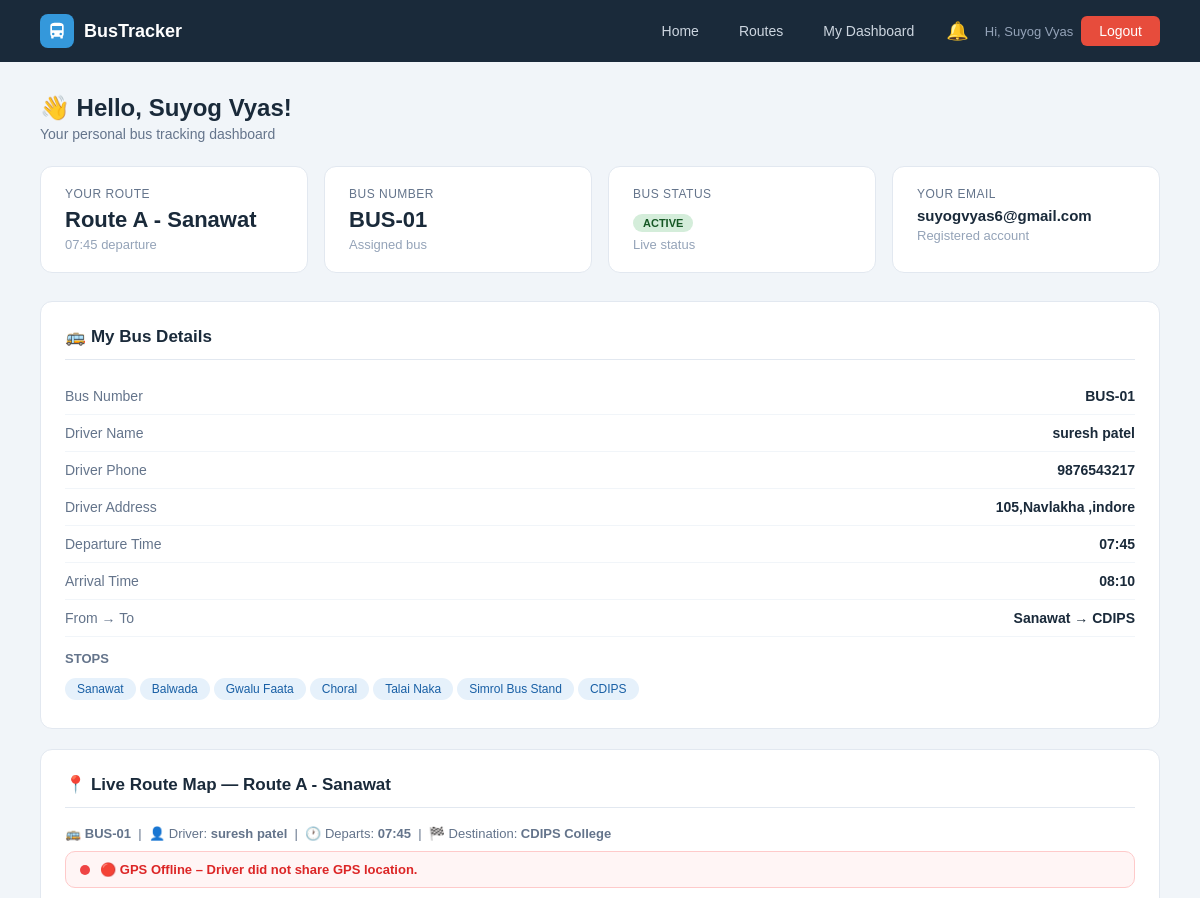
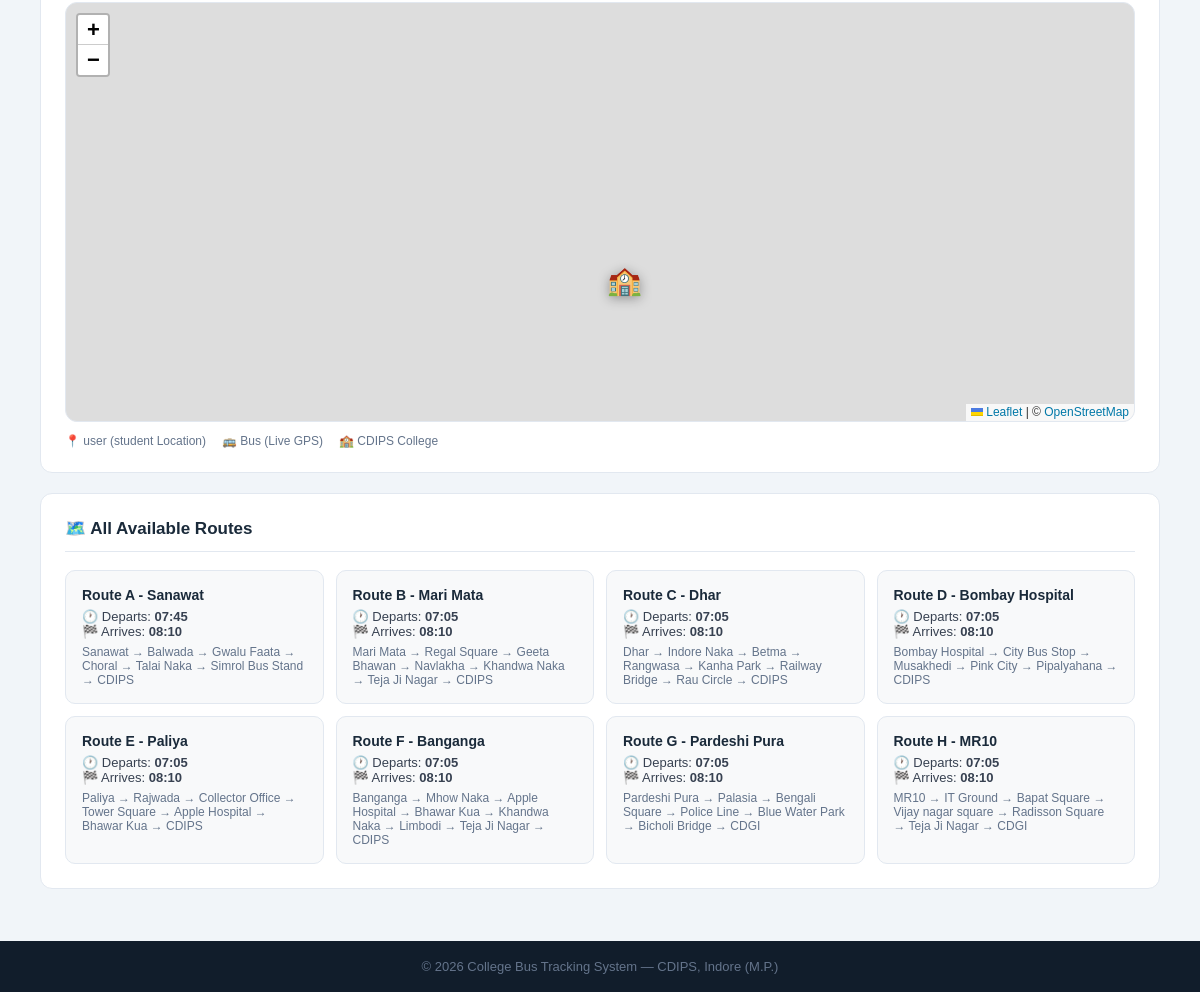
The page /dashboard (signed in) on the database its author committed (2 pictures, top to bottom).
### tables this page shows
CREATE TABLE users (
        id INTEGER PRIMARY KEY AUTOINCREMENT,
        name TEXT NOT NULL, email TEXT UNIQUE NOT NULL,
        password TEXT NOT NULL, role TEXT DEFAULT 'student',
        phone TEXT, route_id INTEGER,
        created_at TIMESTAMP DEFAULT CURRENT_TIMESTAMP);

CREATE TABLE routes (
        id INTEGER PRIMARY KEY AUTOINCREMENT,
        route_name TEXT NOT NULL, bus_id INTEGER,
        start_point TEXT, end_point TEXT,
        departure_time TEXT, arrival_time TEXT, stops TEXT, original_bus_id INTEGER,
        FOREIGN KEY(bus_id) REFERENCES buses(id));

CREATE TABLE buses (
        id INTEGER PRIMARY KEY AUTOINCREMENT,
        bus_number TEXT UNIQUE NOT NULL, driver_name TEXT NOT NULL,
        driver_phone TEXT, capacity INTEGER DEFAULT 40,
        status TEXT DEFAULT 'active',
        current_lat REAL DEFAULT 22.7196, current_lng REAL DEFAULT 75.8577, driver_address TEXT);

### app.py (the view)
@app.route('/dashboard')
@login_required
def dashboard():
    db = get_db()
    user = db.execute("SELECT * FROM users WHERE id=?", (session['student']['id'],)).fetchone()
    my_route = None
    if user['route_id']:
        my_route = db.execute('''SELECT r.*,b.bus_number,b.driver_name,b.driver_phone,b.driver_address,b.status
                                 FROM routes r LEFT JOIN buses b ON r.bus_id=b.id
                                 WHERE r.id=?''', (user['route_id'],)).fetchone()
    all_routes = db.execute("SELECT * FROM routes").fetchall()
    db.close(); return render_template('dashboard.html', user=user, my_route=my_route, all_routes=all_routes)

### app.py (called while the page is built)
def get_db():
    conn = sqlite3.connect(DB)
    conn.row_factory = sqlite3.Row
    return conn

def login_required(f):
    @wraps(f)
    def dec(*a, **kw):
        if 'student' not in session:
            flash('Please login first.', 'error')
            return redirect(url_for('student_login'))
        return f(*a, **kw)
    return dec

@app.context_processor
def inject_notifications():
    if 'student' in session:
        student_id = session['student']['id']
        db = get_db()
        notifs = db.execute(
            "SELECT * FROM notifications WHERE user_id=? ORDER BY created_at DESC LIMIT 10",
            (student_id,)
        ).fetchall()
        unread = db.execute(
            "SELECT COUNT(*) FROM notifications WHERE user_id=? AND is_read=0",
            (student_id,)
        ).fetchone()[0]
        db.close()
        return dict(notifications=notifs, unread_count=unread)
    return dict(notifications=[], unread_count=0)

### templates/dashboard.html (shortened to what this page needs)
{% extends "base.html" %}
{% block content %}
<div class="page">
    <div class="page-header">
        <h1>👋 Hello, {{ user.name }}!</h1>
        <p>Your personal bus tracking dashboard</p>
    </div>
    <div class="info-cards">
        <div class="info-card">
            <div class="label">Your Route</div>
            <div class="value">{{ my_route.route_name if my_route else 'Not Assigned' }}</div>
            <div class="sub">{{ my_route.departure_time + ' departure' if my_route else 'Contact admin to assign' }}</div>
        </div>
        <div class="info-card">
            <div class="label">Bus Number</div>
            <div class="value">{{ my_route.bus_number if my_route else '—' }}</div>
            <div class="sub">Assigned bus</div>
        </div>
        <div class="info-card">
            <div class="label">Bus Status</div>
            <div class="value">
                {% if my_route %}
                    <span class="badge {{ 'badge-green' if my_route.status == 'active' else 'badge-red' }}">
                        {{ my_route.status.upper() if my_route.status else 'UNKNOWN' }}
                    </span>
                {% else %}—{% endif %}
            </div>
            <div class="sub">Live status</div>
        </div>
        <div class="info-card">
            <div class="label">Your Email</div>
            <div class="value" style="font-size:15px">{{ user.email }}</div>
            <div class="sub">Registered account</div>
        </div>
    </div>
    {% if my_route %}
    <div class="panel">
        <h2>🚌 My Bus Details</h2>
        <div class="info-row"><span class="key">Bus Number</span><span class="val">{{ my_route.bus_number }}</span></div>
        <div class="info-row"><span class="key">Driver Name</span><span class="val">{{ my_route.driver_name }}</span></div>
        <div class="info-row"><span class="key">Driver Phone</span><span class="val">{{ my_route.driver_phone or 'N/A' }}</span></div>
        <div class="info-row"><span class="key">Driver Address</span><span class="val">{{ my_route.driver_address or 'N/A' }}</span></div>
        <div class="info-row"><span class="key">Departure Time</span><span class="val">{{ my_route.departure_time }}</span></div>
        <div class="info-row"><span class="key">Arrival Time</span><span class="val">{{ my_route.arrival_time }}</span></div>
        <div class="info-row"><span class="key">From → To</span><span class="val">{{ my_route.start_point }} → {{ my_route.end_point }}</span></div>
        <div style="margin-top:14px">
            <div style="font-size:13px;color:#64748b;margin-bottom:8px;font-weight:bold">STOPS</div>
            <div class="stops-list">
                {% for stop in my_route.stops.split('→') %}
                <span class="stop-chip">{{ stop.strip() }}</span>
                {% endfor %}
            </div>
        </div>
    </div>
    <div class="panel">
        <h2>📍 Live Route Map — {{ my_route.route_name }}</h2>
        <p style="font-size:13px;color:#64748b;margin-bottom:10px;">
            🚌 <b>{{ my_route.bus_number }}</b> &nbsp;|&nbsp;
            👤 Driver: <b>{{ my_route.driver_name }}</b> &nbsp;|&nbsp;
            🕐 Departs: <b>{{ my_route.departure_time }}</b> &nbsp;|&nbsp;
            🏁 Destination: <b>CDIPS College</b>
        </p>
        <div id="gpsStatusBar" style="
            display:flex; align-items:center; gap:10px;
            background:#f1f5f9; border:1px solid #e2e8f0;
            border-radius:10px; padding:10px 14px;
            margin-bottom:12px; font-size:13px; flex-wrap:wrap;
            transition: all 0.4s ease;
        ">
            <span id="gpsStatusDot" style="
                display:inline-block; width:10px; height:10px;
                border-radius:50%; background:#94a3b8; flex-shrink:0;
            "></span>
            <span id="gpsStatusText" style="color:#64748b; font-weight:600;">
            </span>
        </div>
        <div id="busMap" style="height:420px;border-radius:12px;border:1px solid #e2e8f0;z-index:1;"></div>
        <div style="margin-top:12px; display:flex; gap:16px; flex-wrap:wrap; font-size:12px; color:#64748b;">
            <span>📍 user (student Location)</span>
            <span>🚌 Bus (Live GPS)</span>
            <span>🏫 CDIPS College</span>
        </div>
    </div>
    <link rel="stylesheet" href="https://unpkg.com/leaflet@1.9.4/dist/leaflet.css"/>
    {% else %}
    <div class="panel">
        <h2>📍 No Route Assigned</h2>
        <p style="color:#94a3b8;text-align:center;padding:24px">You haven't been assigned a bus route yet. Please contact the admin.</p>
    </div>
    {% endif %}
    <div class="panel">
        <h2>🗺️ All Available Routes</h2>
        <div class="route-grid">
            {% for r in all_routes %}
            <div class="route-mini-card">
                <strong>{{ r.route_name }}</strong>
                <div>🕐 Departs: <b>{{ r.departure_time }}</b></div>
                <div>🏁 Arrives: <b>{{ r.arrival_time }}</b></div>
                <div style="margin-top:6px;color:#64748b;font-size:12px">{{ r.stops }}</div>
            </div>
            {% endfor %}
        </div>
    </div>
</div>
{% endblock %}

### templates/base.html (shortened to what this page needs)
<!DOCTYPE html>
<html lang="en">
<head>
    <link rel="stylesheet" href="{{ url_for('static', filename='css/style.css') }}">
</head>
<body>
<nav>
    <div class="nav-logo">
        <div class="nav-logo-icon">
            <svg viewBox="0 0 24 24"><path d="M4 16c0 .88.39 1.67 1 2.22V20a1 1 0 001 1h1a1 1 0 001-1v-1h8v1a1 1 0 001 1h1a1 1 0 001-1v-1.78c.61-.55 1-1.34 1-2.22V6c0-3.5-3.58-4-8-4S4 2.5 4 6v10zm3.5 1a1.5 1.5 0 110-3 1.5 1.5 0 010 3zm9 0a1.5 1.5 0 110-3 1.5 1.5 0 010 3zM6 6h12v5H6V6z"/></svg>
        </div>
        <span>BusTracker</span>
    </div>
    <div class="nav-links">
        <a href="{{ url_for('home') }}">Home</a>
        <a href="{{ url_for('routes_page') }}">Routes</a>
        {% if 'admin' in session or 'student' in session %}
            {% if 'admin' in session %}
                <a href="{{ url_for('admin_dashboard') }}">Admin Panel</a>
                <a href="{{ url_for('students_list') }}">Students</a>
                <a href="{{ url_for('gate_logs_page') }}">Gate Logs</a>
                <a href="{{ url_for('admin_reports') }}">📊 Reports</a>
            {% else %}
                <a href="{{ url_for('dashboard') }}">My Dashboard</a>
                <details class="bell-wrap">
                    <summary class="bell-btn">
                        🔔
                    </summary>
                </details>
            {% endif %}
            <span style="color:#94a3b8;font-size:13px">
                Hi,
                {% if 'admin' in session %}
                {{ session['admin']['name'] }}
                {% else %}
                {{ session['student']['name'] }}
                {% endif %}
            </span>
            {% if 'admin' in session %}
            <a href="/logout/admin" class="btn-danger">Logout</a>
            {% else %}
            <a href="/logout/student" class="btn-danger">Logout</a>
            {% endif %}
        {% endif %}
    </div>
</nav>
{% block content %}{% endblock %}
<footer><p>© 2026 College Bus Tracking System — CDIPS, Indore (M.P.)</p></footer>
</body>
</html>

### static/css/style.css (style rules this page uses)
* { margin: 0; padding: 0; box-sizing: border-box; font-family: Arial, sans-serif; }
a { text-decoration: none; }
nav { display: flex; justify-content: space-between; align-items: center; padding: 14px 40px; background: #1a2a3a; position: sticky; top: 0; z-index: 100; }
.nav-logo { display: flex; align-items: center; gap: 10px; }
.nav-logo-icon { width: 34px; height: 34px; background: #3498db; border-radius: 8px; display: flex; align-items: center; justify-content: center; }
.nav-logo-icon svg { width: 20px; height: 20px; fill: white; }
.nav-logo span { color: white; font-size: 18px; font-weight: bold; }
.nav-links { display: flex; gap: 8px; align-items: center; }
.nav-links a { color: #cdd6e0; font-size: 14px; padding: 7px 16px; border-radius: 6px; transition: background .2s; }
.nav-links .btn-danger { background: #e74c3c; color: white; padding: 7px 18px; border-radius: 6px; }
footer { background: #111d2b; color: #64748b; text-align: center; padding: 18px; font-size: 13px; }
.badge { display: inline-block; padding: 3px 10px; border-radius: 20px; font-size: 11px; font-weight: bold; }
.badge-green { background: #d4edda; color: #155724; }
.page { padding: 32px 40px; background: #f1f5f9; min-height: 80vh; }
.page-header { margin-bottom: 24px; }
.page-header h1 { font-size: 24px; color: #1a2a3a; font-weight: bold; }
.page-header p { font-size: 14px; color: #64748b; margin-top: 4px; }
.panel { background: white; border-radius: 12px; border: 1px solid #e2e8f0; padding: 24px; margin-bottom: 20px; }
.panel h2 { font-size: 17px; font-weight: bold; color: #1a2a3a; margin-bottom: 18px; padding-bottom: 12px; border-bottom: 1px solid #e2e8f0; }
.info-cards { display: grid; grid-template-columns: repeat(auto-fit, minmax(200px, 1fr)); gap: 16px; margin-bottom: 28px; }
.info-card { background: white; border-radius: 12px; padding: 20px 24px; border: 1px solid #e2e8f0; }
.info-card .label { font-size: 12px; color: #64748b; text-transform: uppercase; letter-spacing: .5px; margin-bottom: 6px; }
.info-card .value { font-size: 22px; font-weight: bold; color: #1a2a3a; }
.info-card .sub { font-size: 13px; color: #94a3b8; margin-top: 4px; }
.info-row { display: flex; justify-content: space-between; align-items: center; padding: 10px 0; border-bottom: 1px solid #f1f5f9; font-size: 14px; }
.info-row .key { color: #64748b; }
.info-row .val { font-weight: bold; color: #1a2a3a; }
.stops-list { display: flex; gap: 0; margin-top: 8px; flex-wrap: wrap; }
.stop-chip { background: #e6f1fb; color: #185fa5; font-size: 12px; padding: 4px 12px; border-radius: 20px; margin: 4px 4px 4px 0; }
.route-grid { display: grid; grid-template-columns: repeat(auto-fit, minmax(220px, 1fr)); gap: 12px; }
.route-mini-card { background: #f8f9fa; border: 1px solid #e2e8f0; border-radius: 10px; padding: 16px; font-size: 13px; color: #374151; }
.route-mini-card strong { display: block; font-size: 14px; color: #1a2a3a; margin-bottom: 6px; }
.bell-wrap { position: relative; list-style: none; }
.bell-wrap summary { list-style: none; }
.bell-btn { position: relative; cursor: pointer; font-size: 18px; padding: 4px 8px; border-radius: 8px; user-select: none; display: inline-flex; align-items: center; gap: 2px; transition: background 0.2s; }

### templates/dashboard.html (style rules this page uses)
.gps-dot-offline { background:#ef4444 !important; }

### rows shown on the page
users: student.name "Suyog Vyas", name "Suyog Vyas", email "suyogvyas6@gmail.com"
routes: route_name "Route A - Sanawat", departure_time "07:45 departure", departure_time "07:45", arrival_time "08:10", start_point "Sanawat", end_point "CDIPS", stops "Sanawat → Balwada → Gwalu Faata → Choral → Talai Naka → Simrol Bus Stand → CDIPS"
buses: bus_number "BUS-01", status "ACTIVE", driver_name "suresh patel", driver_phone "9876543217", driver_address "105,Navlakha ,indore"
routes: route_name "Route B - Mari Mata", departure_time "07:05", arrival_time "08:10", stops "Mari Mata → Regal Square → Geeta Bhawan → Navlakha → Khandwa Naka → Teja Ji Nagar → CDIPS"
routes: route_name "Route C - Dhar", departure_time "07:05", arrival_time "08:10", stops "Dhar → Indore Naka → Betma → Rangwasa → Kanha Park → Railway Bridge → Rau Circle → CDIPS"
routes: route_name "Route D - Bombay Hospital", departure_time "07:05", arrival_time "08:10", stops "Bombay Hospital → City Bus Stop → Musakhedi → Pink City → Pipalyahana → CDIPS"
routes: route_name "Route E - Paliya", departure_time "07:05", arrival_time "08:10", stops "Paliya → Rajwada → Collector Office → Tower Square → Apple Hospital → Bhawar Kua → CDIPS"
routes: route_name "Route F - Banganga", departure_time "07:05", arrival_time "08:10", stops "Banganga → Mhow Naka → Apple Hospital → Bhawar Kua → Khandwa Naka → Limbodi → Teja Ji Nagar → CDIPS"
routes: route_name "Route G - Pardeshi Pura", departure_time "07:05", arrival_time "08:10", stops "Pardeshi Pura → Palasia → Bengali Square → Police Line → Blue Water Park → Bicholi Bridge → CDGI"
routes: route_name "Route H - MR10", departure_time "07:05", arrival_time "08:10", stops "MR10 → IT Ground → Bapat Square → Vijay nagar square → Radisson Square → Teja Ji Nagar → CDGI"

### other values the page prints
{{ stop.strip() }} "Sanawat" "Balwada" "Gwalu Faata" "Choral" "Talai Naka" "Simrol Bus Stand" "CDIPS"
